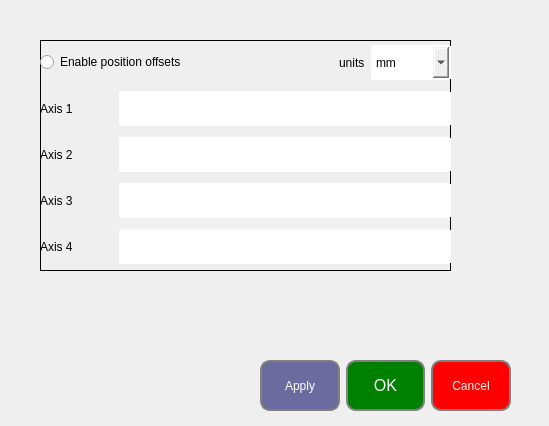
<?xml version="1.0" encoding="UTF-8"?>
<ui version="4.0">
 <class>presetPositionForm</class>
 <widget class="QWidget" name="presetPositionForm">
  <property name="geometry">
   <rect>
    <x>0</x>
    <y>0</y>
    <width>549</width>
    <height>426</height>
   </rect>
  </property>
  <property name="windowTitle">
   <string>Form</string>
  </property>
  <property name="styleSheet">
   <string notr="true">QLabel{
font: 75 14pt &quot;MS Shell Dlg 2&quot;;
}
QComboBox, QLineEdit{
font: 75 12pt &quot;MS Shell Dlg 2&quot;;
border-radius:1px;
border: 2px solid;
border-color: white;
}
QPushButton, QToolButton{
font: 75 12pt &quot;MS Shell Dlg 2&quot;;
border: 2px solid gray;
padding: 0 8px;
border-radius:10px;
text-align: center;
}
QRadioButton{
font: 75 10pt &quot;MS Shell Dlg 2&quot;;
}
QTabWidget{
color: red;
}</string>
  </property>
  <widget class="QWidget" name="ButtonForm" native="true">
   <property name="geometry">
    <rect>
     <x>110</x>
     <y>360</y>
     <width>401</width>
     <height>51</height>
    </rect>
   </property>
   <property name="styleSheet">
    <string notr="true">font: 75 12pt &quot;MS Shell Dlg 2&quot;;</string>
   </property>
   <layout class="QHBoxLayout" name="horizontalLayout_11">
    <item>
     <spacer name="horizontalSpacer_11">
      <property name="orientation">
       <enum>Qt::Horizontal</enum>
      </property>
      <property name="sizeType">
       <enum>QSizePolicy::Fixed</enum>
      </property>
      <property name="sizeHint" stdset="0">
       <size>
        <width>150</width>
        <height>0</height>
       </size>
      </property>
     </spacer>
    </item>
    <item>
     <widget class="QPushButton" name="applyButton">
      <property name="sizePolicy">
       <sizepolicy hsizetype="Expanding" vsizetype="Expanding">
        <horstretch>0</horstretch>
        <verstretch>0</verstretch>
       </sizepolicy>
      </property>
      <property name="styleSheet">
       <string notr="true">background: rgb(107, 107, 159);
color: white;</string>
      </property>
      <property name="text">
       <string>Apply</string>
      </property>
     </widget>
    </item>
    <item>
     <widget class="QPushButton" name="okButton">
      <property name="sizePolicy">
       <sizepolicy hsizetype="Expanding" vsizetype="Expanding">
        <horstretch>0</horstretch>
        <verstretch>0</verstretch>
       </sizepolicy>
      </property>
      <property name="font">
       <font>
        <family>MS Shell Dlg 2</family>
        <pointsize>12</pointsize>
        <weight>9</weight>
        <italic>false</italic>
        <bold>false</bold>
        <kerning>true</kerning>
       </font>
      </property>
      <property name="styleSheet">
       <string notr="true">background:green;
color: white;</string>
      </property>
      <property name="text">
       <string>OK</string>
      </property>
     </widget>
    </item>
    <item>
     <widget class="QPushButton" name="pushButton_5">
      <property name="sizePolicy">
       <sizepolicy hsizetype="Expanding" vsizetype="Expanding">
        <horstretch>0</horstretch>
        <verstretch>0</verstretch>
       </sizepolicy>
      </property>
      <property name="styleSheet">
       <string notr="true">background:red;
color: white;</string>
      </property>
      <property name="text">
       <string>Cancel</string>
      </property>
     </widget>
    </item>
   </layout>
  </widget>
  <widget class="QWidget" name="vWidget_2" native="true">
   <property name="geometry">
    <rect>
     <x>40</x>
     <y>40</y>
     <width>411</width>
     <height>231</height>
    </rect>
   </property>
   <property name="styleSheet">
    <string notr="true">#vWidget_2{
border: 1px solid;
}</string>
   </property>
   <layout class="QVBoxLayout" name="verticalLayout_4">
    <item>
     <layout class="QHBoxLayout" name="horizontalLayout">
      <item>
       <widget class="QRadioButton" name="radioButton_2">
        <property name="styleSheet">
         <string notr="true">
font: 75 14pt &quot;MS Shell Dlg 2&quot;;</string>
        </property>
        <property name="text">
         <string>Enable position offsets</string>
        </property>
       </widget>
      </item>
      <item>
       <spacer name="horizontalSpacer">
        <property name="orientation">
         <enum>Qt::Horizontal</enum>
        </property>
        <property name="sizeHint" stdset="0">
         <size>
          <width>40</width>
          <height>20</height>
         </size>
        </property>
       </spacer>
      </item>
      <item>
       <widget class="QLabel" name="label_2">
        <property name="text">
         <string>units</string>
        </property>
       </widget>
      </item>
      <item>
       <widget class="QComboBox" name="leftBlockUnits">
        <property name="sizePolicy">
         <sizepolicy hsizetype="Fixed" vsizetype="Fixed">
          <horstretch>0</horstretch>
          <verstretch>0</verstretch>
         </sizepolicy>
        </property>
        <property name="minimumSize">
         <size>
          <width>80</width>
          <height>35</height>
         </size>
        </property>
        <item>
         <property name="text">
          <string>mm</string>
         </property>
        </item>
        <item>
         <property name="text">
          <string>µm</string>
         </property>
        </item>
        <item>
         <property name="text">
          <string>nm</string>
         </property>
        </item>
        <item>
         <property name="text">
          <string>cm</string>
         </property>
        </item>
       </widget>
      </item>
     </layout>
    </item>
    <item>
     <layout class="QHBoxLayout" name="horizontalLayout_13">
      <item>
       <widget class="QLabel" name="label_8">
        <property name="text">
         <string>Axis 1</string>
        </property>
       </widget>
      </item>
      <item>
       <spacer name="horizontalSpacer_12">
        <property name="orientation">
         <enum>Qt::Horizontal</enum>
        </property>
        <property name="sizeType">
         <enum>QSizePolicy::Fixed</enum>
        </property>
        <property name="sizeHint" stdset="0">
         <size>
          <width>40</width>
          <height>20</height>
         </size>
        </property>
       </spacer>
      </item>
      <item>
       <widget class="QLineEdit" name="presPosAxis1">
        <property name="sizePolicy">
         <sizepolicy hsizetype="Expanding" vsizetype="Fixed">
          <horstretch>0</horstretch>
          <verstretch>0</verstretch>
         </sizepolicy>
        </property>
        <property name="minimumSize">
         <size>
          <width>130</width>
          <height>35</height>
         </size>
        </property>
       </widget>
      </item>
     </layout>
    </item>
    <item>
     <layout class="QHBoxLayout" name="horizontalLayout_14">
      <item>
       <widget class="QLabel" name="label_12">
        <property name="text">
         <string>Axis 2</string>
        </property>
       </widget>
      </item>
      <item>
       <spacer name="horizontalSpacer_13">
        <property name="orientation">
         <enum>Qt::Horizontal</enum>
        </property>
        <property name="sizeType">
         <enum>QSizePolicy::Fixed</enum>
        </property>
        <property name="sizeHint" stdset="0">
         <size>
          <width>40</width>
          <height>20</height>
         </size>
        </property>
       </spacer>
      </item>
      <item>
       <widget class="QLineEdit" name="presPosAxis2">
        <property name="sizePolicy">
         <sizepolicy hsizetype="Expanding" vsizetype="Fixed">
          <horstretch>0</horstretch>
          <verstretch>0</verstretch>
         </sizepolicy>
        </property>
        <property name="minimumSize">
         <size>
          <width>130</width>
          <height>35</height>
         </size>
        </property>
       </widget>
      </item>
     </layout>
    </item>
    <item>
     <layout class="QHBoxLayout" name="horizontalLayout_15">
      <item>
       <widget class="QLabel" name="label_13">
        <property name="text">
         <string>Axis 3</string>
        </property>
       </widget>
      </item>
      <item>
       <spacer name="horizontalSpacer_14">
        <property name="orientation">
         <enum>Qt::Horizontal</enum>
        </property>
        <property name="sizeType">
         <enum>QSizePolicy::Fixed</enum>
        </property>
        <property name="sizeHint" stdset="0">
         <size>
          <width>40</width>
          <height>20</height>
         </size>
        </property>
       </spacer>
      </item>
      <item>
       <widget class="QLineEdit" name="presPosAxis3">
        <property name="sizePolicy">
         <sizepolicy hsizetype="Expanding" vsizetype="Fixed">
          <horstretch>0</horstretch>
          <verstretch>0</verstretch>
         </sizepolicy>
        </property>
        <property name="minimumSize">
         <size>
          <width>130</width>
          <height>35</height>
         </size>
        </property>
       </widget>
      </item>
     </layout>
    </item>
    <item>
     <layout class="QHBoxLayout" name="horizontalLayout_16">
      <item>
       <widget class="QLabel" name="label_9">
        <property name="text">
         <string>Axis 4</string>
        </property>
       </widget>
      </item>
      <item>
       <spacer name="horizontalSpacer_15">
        <property name="orientation">
         <enum>Qt::Horizontal</enum>
        </property>
        <property name="sizeType">
         <enum>QSizePolicy::Fixed</enum>
        </property>
        <property name="sizeHint" stdset="0">
         <size>
          <width>40</width>
          <height>20</height>
         </size>
        </property>
       </spacer>
      </item>
      <item>
       <widget class="QLineEdit" name="presPosAxis4">
        <property name="sizePolicy">
         <sizepolicy hsizetype="Expanding" vsizetype="Fixed">
          <horstretch>0</horstretch>
          <verstretch>0</verstretch>
         </sizepolicy>
        </property>
        <property name="minimumSize">
         <size>
          <width>130</width>
          <height>35</height>
         </size>
        </property>
       </widget>
      </item>
     </layout>
    </item>
   </layout>
  </widget>
 </widget>
 <resources/>
 <connections/>
</ui>
